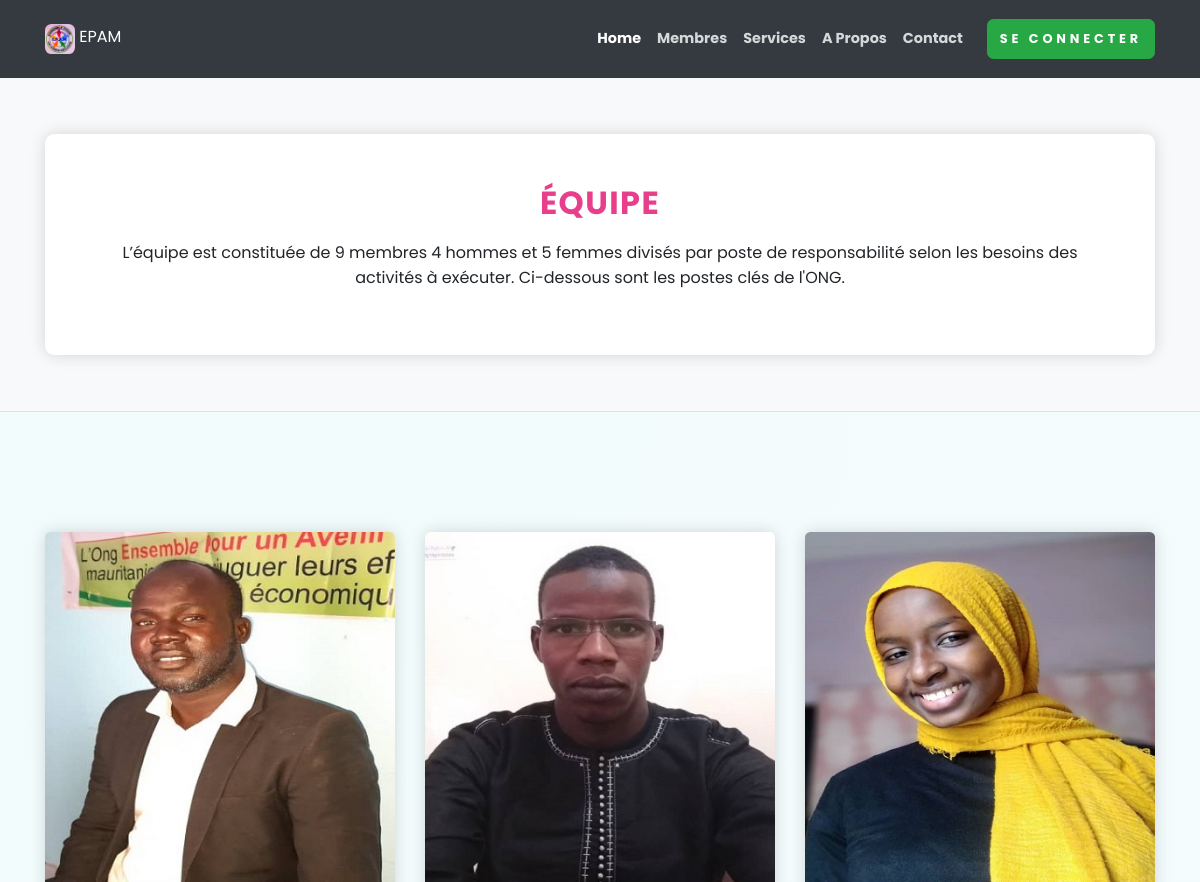
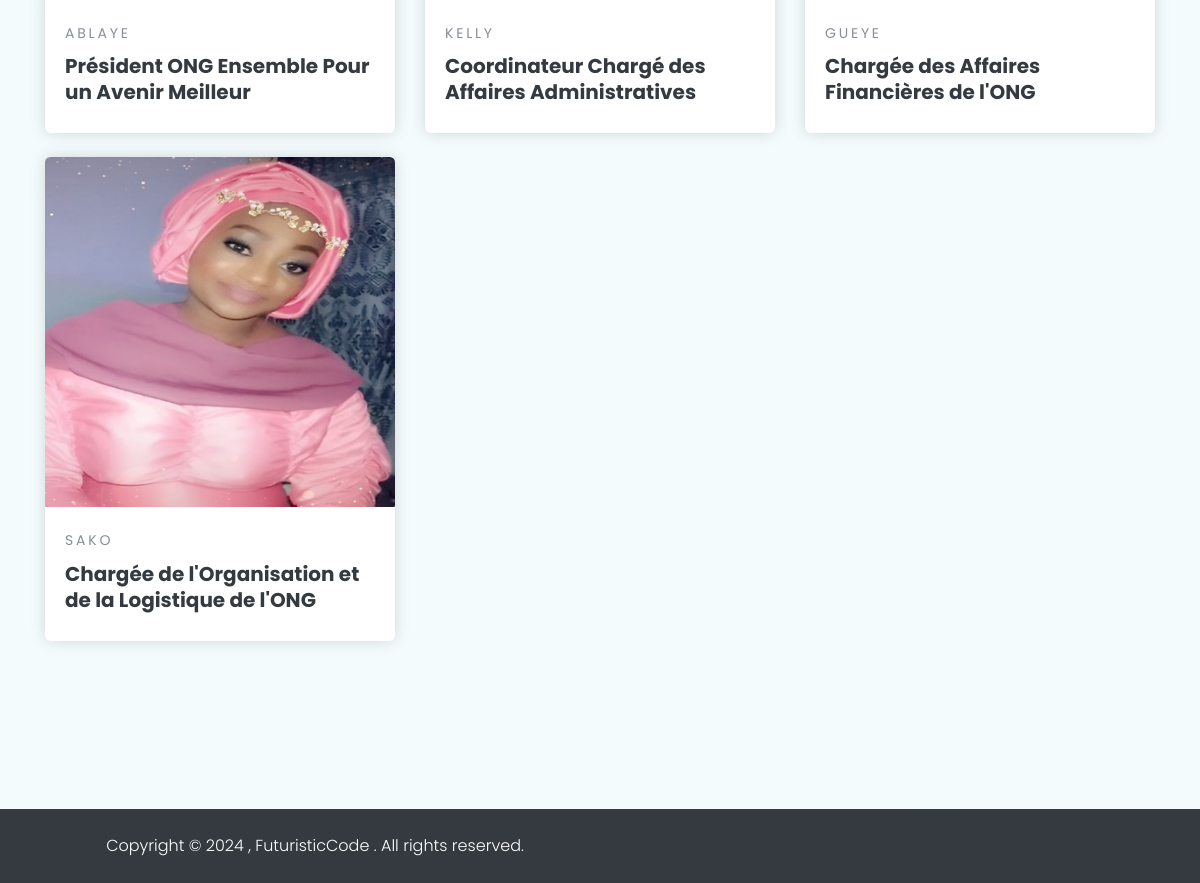
Screenshot of /membre/ with the database file from the repository (2 pictures, top to bottom).
### home/models.py (models this page shows, shortened)
class Membres(models.Model):
    nom = models.ForeignKey(User,on_delete=models.CASCADE,related_name='membre')
    role = models.CharField(max_length=200)
    photo = models.ImageField(upload_to='uploads',default='')
    upload_to = models.DateTimeField(auto_now=True)

### home/views.py (the view)
# urls.py: path('membre/', views.membre_list ,name='membre_list'),
def membre_list(request):
  object_list = Membres.objects.all()
  paginator   = Paginator(object_list,10)
  page        = request.GET.get('page')
  try:
    membres = paginator.page(page)
  except PageNotAnInteger:
    membres = paginator.page(1)
  except EmptyPage:
    membres = Paginator.page(paginator.num_pages)
  context = {
    'membres':membres,
    'page' :page,
  }
  return render(request,'blog/post/membres.html',context)

### home/templates/blog/post/membres.html
{% extends 'base.html' %}
{% block content %}
  <header class="py-5 bg-light border-bottom mb-4">
    <div class="container">
        <div class="text-center my-2">
            <div class="bg-white rounded-lg shadow p-5"><strong class="text-uppercase text-secondary d-inline-block mb-2 text-sm"><h2>Équipe</h2></strong>
                <p class="mb-3"> L’équipe est constituée de 9 membres 4 hommes et 5 femmes divisés par poste de responsabilité selon les besoins des activités à exécuter. Ci-dessous sont les postes clés de l'ONG.</p>
        </div>
    </div>
</header>
<section class="py-6">
    <div class="container">
      <div class="row mb-5">
        {% for membre in membres %}
        <div class="col-lg-4 col-sm-6 mb-4 hover-animate">
          <div class="card shadow border-0 h-100">
              <img class="img-fluid card-img-top" src="/uploads/{{membre.photo}}" alt="..."/></a>
            <div class="card-body"><a class="text-uppercase text-muted text-sm letter-spacing-2" href="#">
              {{membre.nom.username}}</a>
              <h5 class="my-2"><a class="text-dark">
               {{membre.role}} </a></h5>
              </div>
          </div>
        </div>
        {% endfor %}
      </div>
    </div>
  </section>
{% endblock content %}

### rows the page displays
Membres: photo (picture), nom.username "ABLAYE", role "Président ONG Ensemble Pour un Avenir Meilleur"
Membres: photo (picture), nom.username "KELLY", role "Coordinateur Chargé des Affaires Administratives"
Membres: photo (picture), nom.username "GUEYE", role "Chargée des Affaires Financières de l'ONG"
Membres: photo (picture), nom.username "SAKO", role "Chargée de l'Organisation et de la Logistique de l'ONG"
